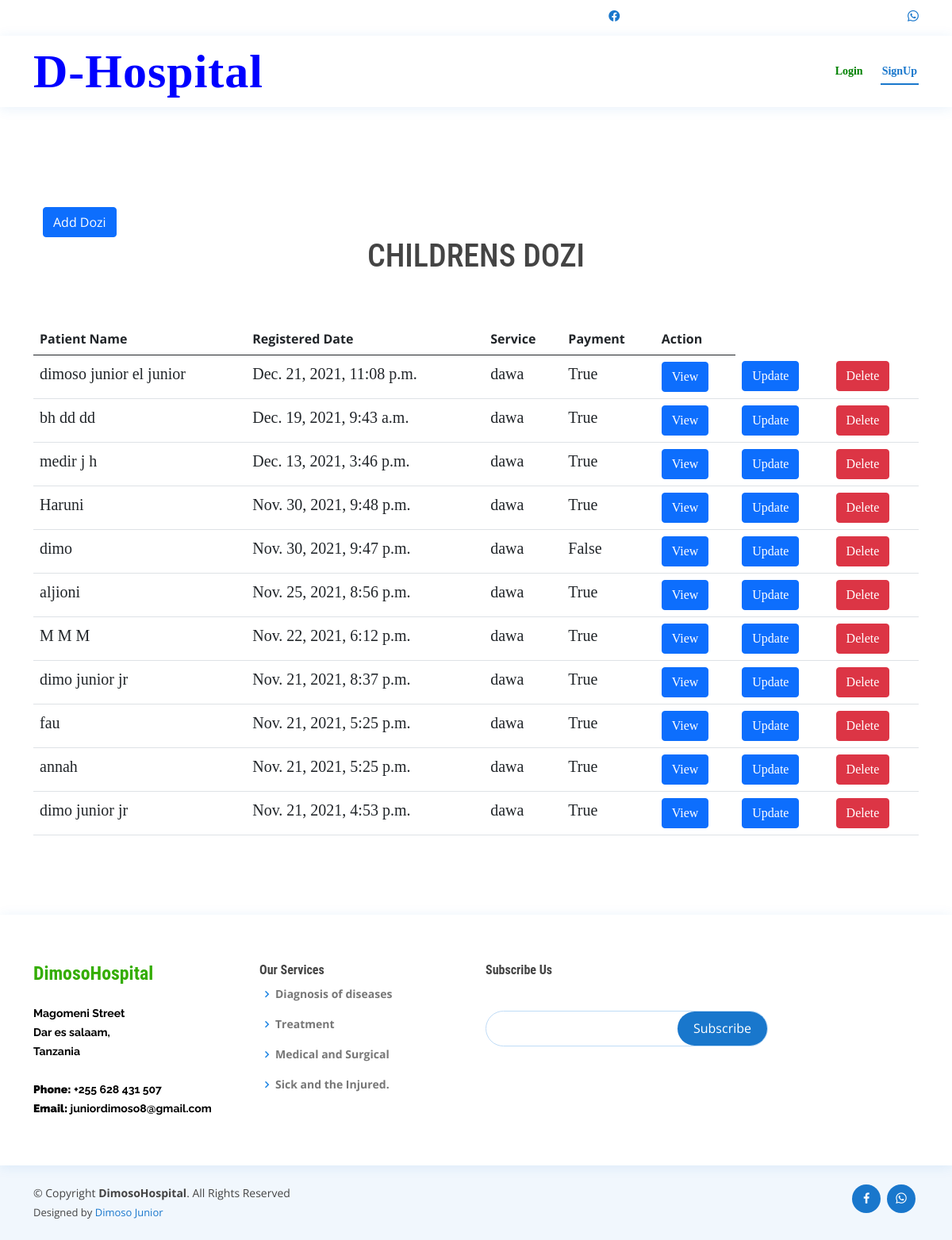
The page /admini/list_watoto_dozi on the database its author committed.
### hospital/models.py (models this page shows, shortened)
class Dozi(models.Model):
    accepted=models.BooleanField(default=False, null=True, blank=True)
    accepted_date=models.DateTimeField(auto_now_add=False, blank=True,null=True)
    since_join=models.DateTimeField(auto_now_add=True, blank=True,null=True)
    accepted_quantity=models.BooleanField(default=False, null=True, blank=True)
    comments =models.TextField(max_length=200, default='', blank=True, null=True)
    invoice_number =models.IntegerField(blank=True, null=True)
    invoice_date =models.DateField(auto_now_add=False, blank=True, null=True)
    name =models.CharField('Customer Name', max_length=200, default='', blank=True, null=True)
    line_one =models.CharField('Line 1', max_length=200, default='', blank=True, null=True)
    line_one_description=models.CharField('Description 1', max_length=200,blank=True, null=True)
    line_one_quantity =models.IntegerField('Quantity', default=0, blank=True, null=True)
    line_one_unit_price =models.IntegerField('Unit Price (D)',default=0, blank=True, null=True)
    line_one_total_price =models.IntegerField('Line Total Price (D)', default=0, blank=True, null=True)
    accepted_line_one=models.BooleanField(default=False, null=True, blank=True)
    line_two =models.CharField('Line 2', max_length=200, default='', blank=True, null=True)
    line_two_description=models.CharField('Description 2', max_length=200,blank=True, null=True)
    line_two_quantity =models.IntegerField('Quantity', default=0, blank=True, null=True)
    line_two_unit_price =models.IntegerField('Unit Price (D)',default=0, blank=True, null=True)
    line_two_total_price =models.IntegerField('Line Total Price (D)', default=0, blank=True, null=True)
    accepted_line_two=models.BooleanField(default=False, null=True, blank=True)
    line_three =models.CharField('Line 3', max_length=200, default='', blank=True, null=True)
    line_three_description=models.CharField('Description 3', max_length=200,blank=True, null=True)
    line_three_quantity =models.IntegerField('Quantity', default=0, blank=True, null=True)
    line_three_unit_price =models.IntegerField('Unit Price (D)',default=0, blank=True, null=True)
    line_three_total_price =models.IntegerField('Line Total Price (D)', default=0, blank=True, null=True)
    accepted_line_three=models.BooleanField(default=False, null=True, blank=True)
    line_four =models.CharField('Line 4', max_length=200, default='', blank=True, null=True)
    line_four_description=models.CharField('Description 4', max_length=200,blank=True, null=True)
    line_four_quantity =models.IntegerField('Quantity', default=0, blank=True, null=True)
    line_four_unit_price =models.IntegerField('Unit Price (D)',default=0, blank=True, null=True)
    line_four_total_price =models.IntegerField('Line Total Price (D)', default=0, blank=True, null=True)
    accepted_line_four=models.BooleanField(default=False, null=True, blank=True)
    line_five =models.CharField('Line 5', max_length=200, default='', blank=True, null=True)
    line_five_description=models.CharField('Description 5', max_length=200,blank=True, null=True)
    line_five_quantity =models.IntegerField('Quantity', default=0, blank=True, null=True)
    line_five_unit_price =models.IntegerField('Unit Price (D)',default=0, blank=True, null=True)
    line_five_total_price =models.IntegerField('Line Total Price (D)', default=0, blank=True, null=True)
    accepted_line_five=models.BooleanField(default=False, null=True, blank=True)
    line_six =models.CharField('Line 6', max_length=200, default='', blank=True, null=True)
    line_six_description=models.CharField('Description 6', max_length=200,blank=True, null=True)
    line_six_quantity =models.IntegerField('Quantity', default=0, blank=True, null=True)
    line_six_unit_price =models.IntegerField('Unit Price (D)',default=0, blank=True, null=True)
    line_six_total_price =models.IntegerField('Line Total Price (D)', default=0, blank=True, null=True)
    accepted_line_six=models.BooleanField(default=False, null=True, blank=True)
    line_seven =models.CharField('Line 7', max_length=200, default='', blank=True, null=True)
    line_seven_description=models.CharField('Description 7', max_length=200,blank=True, null=True)
    line_seven_quantity =models.IntegerField('Quantity', default=0, blank=True, null=True)
    line_seven_unit_price =models.IntegerField('Unit Price (D)',default=0, blank=True, null=True)
    line_seven_total_price =models.IntegerField('Line Total Price (D)', default=0, blank=True, null=True)
    accepted_line_seven=models.BooleanField(default=False, null=True, blank=True)
    line_eight =models.CharField('Line 8', max_length=200, default='', blank=True, null=True)
    line_eight_description=models.CharField('Description 8', max_length=200,blank=True, null=True)
    line_eight_quantity =models.IntegerField('Quantity', default=0, blank=True, null=True)
    line_eight_unit_price =models.IntegerField('Unit Price (D)',default=0, blank=True, null=True)
    line_eight_total_price =models.IntegerField('Line Total Price (D)', default=0, blank=True, null=True)
    accepted_line_eight=models.BooleanField(default=False, null=True, blank=True)
    line_nine =models.CharField('Line 9', max_length=200, default='', blank=True, null=True)
    line_nine_description=models.CharField('Description 9', max_length=200,blank=True, null=True)
    line_nine_quantity =models.IntegerField('Quantity', default=0, blank=True, null=True)
    line_nine_unit_price =models.IntegerField('Unit Price (D)',default=0, blank=True, null=True)
    line_nine_total_price =models.IntegerField('Line Total Price (D)', default=0, blank=True, null=True)
    accepted_line_nine=models.BooleanField(default=False, null=True, blank=True)
    line_ten =models.CharField('Line 10', max_length=200, default='', blank=True, null=True)
    line_ten_description=models.CharField('Description 10', max_length=200,blank=True, null=True)
    line_ten_quantity =models.IntegerField('Quantity', default=0, blank=True, null=True)
    line_ten_unit_price =models.IntegerField('Unit Price (D)',default=0, blank=True, null=True)
    line_ten_total_price =models.IntegerField('Line Total Price (D)', default=0, blank=True, null=True)
    accepted_line_ten=models.BooleanField(default=False, null=True, blank=True)
    phone_number = models.CharField(max_length=120, default='', blank=True, null=True)
    total = models.IntegerField( default='0', blank=True, null=True)
    balance = models.IntegerField(default='0', blank=True, null=True)
    time_stamp = models.DateTimeField(auto_now_add=True, auto_now=False)
    reg_date= models.DateTimeField(verbose_name="date joined", auto_now_add=True)
    last_updated = models.DateTimeField(auto_now_add=False, auto_now=True, blank=True)
    paid = models.BooleanField(default=False)
    invoice_type_choice = (
        ('Receipt', 'Receipt'),
        ('invoice', 'invoice'),
    )
    invoice_type = models.CharField(max_length=50, default='', blank=True, null=True, choices=invoice_type_choice)
    chagua_huduma = (
        ('vipimo', 'vipimo'),
        ('dawa', 'dawa'),
    )
    huduma = models.CharField(max_length=50, default='', blank=True, null=True, choices=chagua_huduma)
    class Meta:
        db_table='WATOTO_DOZI'

### admini/views.py (the view)
# urls.py: path('list_watoto_dozi', views.list_watoto_dozi.as_view(), name="list_watoto_dozi"),
class list_watoto_dozi(ListView):
    model = Dozi
    template_name = 'admini/list_watoto_dozi.html'
    context_object_name = 'watoto'
    def get_queryset(self):
        return Dozi.objects.order_by('-id')

### appointment/context_processors.py (called while the page is built)
def get_notification(request):
	count = Appointment.objects.filter(accepted=False).count()
	data = {
	    "count":count
	}
	return data

### hospital/templates/admini/list_watoto_dozi.html (shortened to what this page needs)
{% extends 'hospital/base.html' %}
{% load static %}
{% load crispy_forms_tags %}
{% block content %}
<!DOCTYPE html>
<html lang="en">
<head>
     <link rel="stylesheet" href="{% static 'hospital/jqueryui/jquery-ui.css' %}">
    <link rel="stylesheet" href="{% static 'hospital/jqueryui/jquery-ui.structure.min.css' %}">
    <link rel="stylesheet" href="{% static 'hospital/jqueryui/jquery-ui.structure.css' %}">
    <link rel="stylesheet" href="{% static 'hospital/jqueryui/jquery-ui.theme.min.css' %}">
     <link rel="stylesheet" href="{% static 'hospital/jqueryui/jquery-ui.theme.css' %}">
</head>
<body>
  <main class="mt-5 pt-4">
    <div class="container" style="margin-top: 4cm;">
<div class="container " style="margin-top: 5cm;">
  <a href="{% url 'add_dozi' %}" class="btn btn-primary btn-md my-0 p" type="submit">Add Dozi</a>
</div>
<div>
  <center>
<H1>CHILDRENS DOZI</H1>
      <section class="mb-4">
     <div class="table-responsive text-nowrap">
          <table class="table">
            <thead>
              <tr>
                <th scope="col">Patient Name</th>
                <th scope="col">Registered Date</th>
                <th scope="col">Service</th>
                <th scope="col">Payment</th>
                <th scope="col">Action</th>
              </tr>
            </thead>
            <tbody>
                {% for object in watoto %}
            <tr>
                <td>{{object.name}}</td>
                <td>{{object.time_stamp}}</td>
                <td>{{object.huduma}}</td>
                <td>{{object.paid}}</td>
                <td>
<a href="{% url 'watoto_dozi_view' object.pk %}">
      <button type="button" class="btn btn-primary" data-bs-toggle="modal" data-bs-target="#exampleModal" data-bs-whatever="@mdo">View</button>
</a>
                </td>
                  <td> <a href="{% url 'update_watoto_dozi' object.pk %}" class="btn btn-primary btn-md my-0 p" type="submit">Update</td>
                                    <td>
         <form action="{% url 'delete_watoto_dozi' object.pk %}" method="POST">
            <input type="submit" class="btn btn-danger" value="Delete">
        </form>
                  </td>
            </tr>
              {% endfor %}
            </tbody>
          </table>
     </div>
      </section>
    </center>
  </div>
    </div>
  </main>
</body>
</html>
{% endblock %}

### hospital/static/hospital/assets/css/style.css (style rules this page uses)
html, body { font-size: 100%; background:; font-family: 'Open Sans', sans-serif; }
body a,.grid_1,plan_1,plan_1.one,plan_1.two,i.icon1, i.icon2, i.icon3, i.icon4, i.icon5, i.icon6 { transition:0.5s all; -webkit-transition:0.5s all; -moz-transition:0.5s all; -o-transition:0.5s all; -ms-transition:0.5s all; }
input[type="button"],input[type="submit"],li.parallelogram { transition:0.5s all; -webkit-transition:0.5s all; -moz-transition:0.5s all; -o-transition:0.5s all; -ms-transition:0.5s all; }
h1,h2,h3,h4,h5,h6 { margin:0; font-family: 'Roboto Condensed', sans-serif; }

### hospital/templates/hospital/base.html (style rules this page uses)
body { font-family: "Open Sans", sans-serif; color: #444444; }
a { color: #1977cc; text-decoration: none; }
h1, h2, h3, h4, h5, h6 { font-family: "Raleway", sans-serif; }
section { padding: 60px 0; overflow: hidden; }

### hospital/templates/admini/list_watoto_dozi.html (style rules this page uses)
td { font-size: 20px; font-family: bold; }

### rows shown on the page
Dozi: name "dimoso junior el junior", time_stamp "Dec. 21, 2021, 11:08 p.m.", huduma "dawa", paid "True"
Dozi: name "bh dd dd", time_stamp "Dec. 19, 2021, 9:43 a.m.", huduma "dawa", paid "True"
Dozi: name "medir j h", time_stamp "Dec. 13, 2021, 3:46 p.m.", huduma "dawa", paid "True"
Dozi: name "Haruni", time_stamp "Nov. 30, 2021, 9:48 p.m.", huduma "dawa", paid "True"
Dozi: name "dimo", time_stamp "Nov. 30, 2021, 9:47 p.m.", huduma "dawa", paid "False"
Dozi: name "aljioni", time_stamp "Nov. 25, 2021, 8:56 p.m.", huduma "dawa", paid "True"
Dozi: name "M M M", time_stamp "Nov. 22, 2021, 6:12 p.m.", huduma "dawa", paid "True"
Dozi: name "dimo junior jr", time_stamp "Nov. 21, 2021, 8:37 p.m.", huduma "dawa", paid "True"
Dozi: name "fau", time_stamp "Nov. 21, 2021, 5:25 p.m.", huduma "dawa", paid "True"
Dozi: name "annah", time_stamp "Nov. 21, 2021, 5:25 p.m.", huduma "dawa", paid "True"
Dozi: name "dimo junior jr", time_stamp "Nov. 21, 2021, 4:53 p.m.", huduma "dawa", paid "True"
